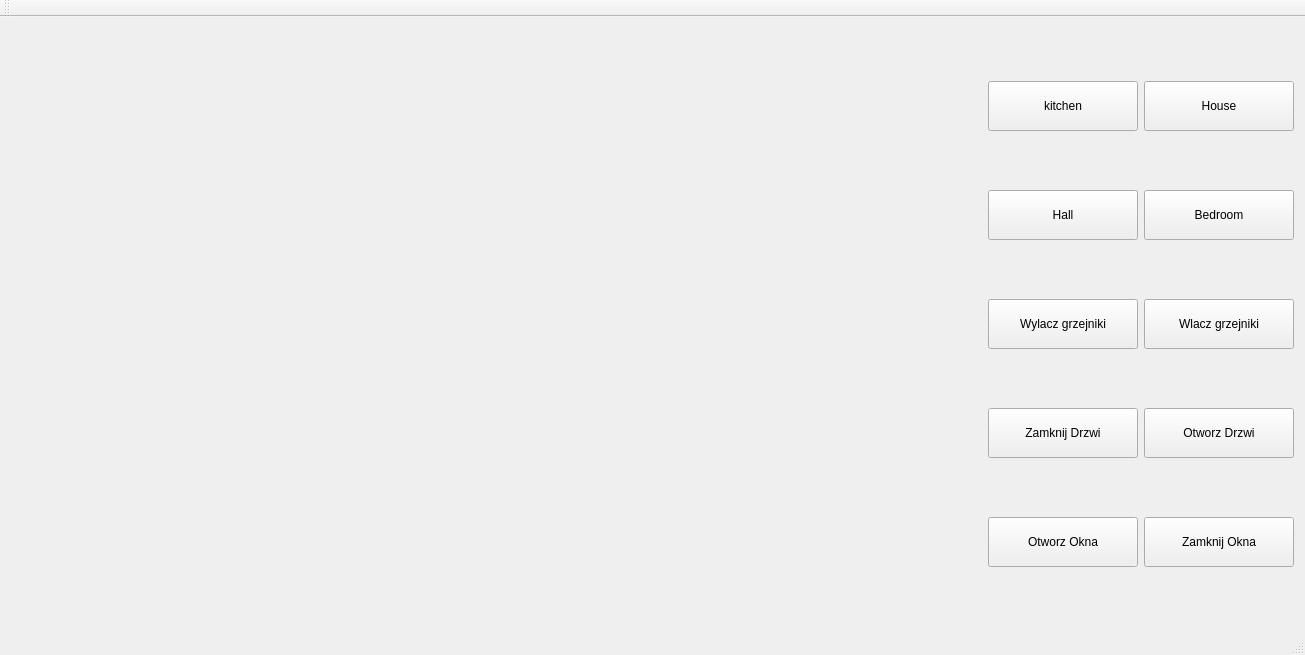
<?xml version="1.0" encoding="UTF-8"?>
<ui version="4.0">
 <class>MainWindow</class>
 <widget class="QMainWindow" name="MainWindow">
  <property name="geometry">
   <rect>
    <x>0</x>
    <y>0</y>
    <width>1305</width>
    <height>655</height>
   </rect>
  </property>
  <property name="windowTitle">
   <string>MainWindow</string>
  </property>
  <widget class="QWidget" name="centralWidget">
   <property name="autoFillBackground">
    <bool>true</bool>
   </property>
   <layout class="QHBoxLayout" name="horizontalLayout">
    <item>
     <widget class="QStackedWidget" name="stackedWidget">
      <property name="sizePolicy">
       <sizepolicy hsizetype="Minimum" vsizetype="Preferred">
        <horstretch>0</horstretch>
        <verstretch>0</verstretch>
       </sizepolicy>
      </property>
      <property name="minimumSize">
       <size>
        <width>150</width>
        <height>50</height>
       </size>
      </property>
      <property name="currentIndex">
       <number>3</number>
      </property>
      <widget class="KitchenUI" name="kitchenUI">
       <layout class="QVBoxLayout" name="verticalLayout"/>
      </widget>
      <widget class="HallUI" name="hallUI"/>
      <widget class="BedroomUI" name="bedroomUI"/>
      <widget class="QWidget" name="houseUI">
       <layout class="QGridLayout" name="gridLayout_2">
        <item row="0" column="0">
         <widget class="KitchenUI" name="hKitchenUI" native="true"/>
        </item>
        <item row="1" column="0">
         <widget class="HallUI" name="hHallUI" native="true"/>
        </item>
        <item row="1" column="1">
         <widget class="BedroomUI" name="hBedroomUI" native="true"/>
        </item>
       </layout>
      </widget>
     </widget>
    </item>
    <item>
     <layout class="QGridLayout" name="gridLayout">
      <item row="3" column="0">
       <widget class="QPushButton" name="bHeatTurnOff">
        <property name="sizePolicy">
         <sizepolicy hsizetype="Fixed" vsizetype="Fixed">
          <horstretch>0</horstretch>
          <verstretch>0</verstretch>
         </sizepolicy>
        </property>
        <property name="minimumSize">
         <size>
          <width>150</width>
          <height>50</height>
         </size>
        </property>
        <property name="layoutDirection">
         <enum>Qt::RightToLeft</enum>
        </property>
        <property name="text">
         <string>Wylacz grzejniki</string>
        </property>
       </widget>
      </item>
      <item row="7" column="0">
       <widget class="QPushButton" name="bKopenwindows">
        <property name="sizePolicy">
         <sizepolicy hsizetype="Fixed" vsizetype="Fixed">
          <horstretch>0</horstretch>
          <verstretch>0</verstretch>
         </sizepolicy>
        </property>
        <property name="minimumSize">
         <size>
          <width>150</width>
          <height>50</height>
         </size>
        </property>
        <property name="layoutDirection">
         <enum>Qt::RightToLeft</enum>
        </property>
        <property name="text">
         <string>Otworz Okna</string>
        </property>
       </widget>
      </item>
      <item row="1" column="0">
       <widget class="QPushButton" name="bHall">
        <property name="minimumSize">
         <size>
          <width>150</width>
          <height>50</height>
         </size>
        </property>
        <property name="text">
         <string>Hall</string>
        </property>
       </widget>
      </item>
      <item row="1" column="1">
       <widget class="QPushButton" name="bBedroom">
        <property name="minimumSize">
         <size>
          <width>150</width>
          <height>50</height>
         </size>
        </property>
        <property name="text">
         <string>Bedroom</string>
        </property>
       </widget>
      </item>
      <item row="5" column="0">
       <widget class="QPushButton" name="bCloseDoors">
        <property name="minimumSize">
         <size>
          <width>150</width>
          <height>50</height>
         </size>
        </property>
        <property name="text">
         <string>Zamknij Drzwi</string>
        </property>
       </widget>
      </item>
      <item row="0" column="0">
       <widget class="QPushButton" name="bKitchen">
        <property name="minimumSize">
         <size>
          <width>150</width>
          <height>50</height>
         </size>
        </property>
        <property name="text">
         <string>kitchen</string>
        </property>
       </widget>
      </item>
      <item row="7" column="1">
       <widget class="QPushButton" name="bKclosewindows">
        <property name="sizePolicy">
         <sizepolicy hsizetype="Fixed" vsizetype="Fixed">
          <horstretch>0</horstretch>
          <verstretch>0</verstretch>
         </sizepolicy>
        </property>
        <property name="minimumSize">
         <size>
          <width>150</width>
          <height>50</height>
         </size>
        </property>
        <property name="layoutDirection">
         <enum>Qt::RightToLeft</enum>
        </property>
        <property name="text">
         <string>Zamknij Okna</string>
        </property>
       </widget>
      </item>
      <item row="3" column="1">
       <widget class="QPushButton" name="bHeatTurnOn">
        <property name="sizePolicy">
         <sizepolicy hsizetype="Fixed" vsizetype="Fixed">
          <horstretch>0</horstretch>
          <verstretch>0</verstretch>
         </sizepolicy>
        </property>
        <property name="minimumSize">
         <size>
          <width>150</width>
          <height>50</height>
         </size>
        </property>
        <property name="layoutDirection">
         <enum>Qt::RightToLeft</enum>
        </property>
        <property name="text">
         <string>Wlacz grzejniki</string>
        </property>
       </widget>
      </item>
      <item row="5" column="1">
       <widget class="QPushButton" name="bOpenDoors">
        <property name="minimumSize">
         <size>
          <width>150</width>
          <height>50</height>
         </size>
        </property>
        <property name="text">
         <string>Otworz Drzwi</string>
        </property>
       </widget>
      </item>
      <item row="0" column="1">
       <widget class="QPushButton" name="bHouse">
        <property name="minimumSize">
         <size>
          <width>150</width>
          <height>50</height>
         </size>
        </property>
        <property name="text">
         <string>House</string>
        </property>
       </widget>
      </item>
     </layout>
    </item>
   </layout>
  </widget>
  <widget class="QMenuBar" name="menuBar">
   <property name="geometry">
    <rect>
     <x>0</x>
     <y>0</y>
     <width>1305</width>
     <height>26</height>
    </rect>
   </property>
  </widget>
  <widget class="QToolBar" name="mainToolBar">
   <attribute name="toolBarArea">
    <enum>TopToolBarArea</enum>
   </attribute>
   <attribute name="toolBarBreak">
    <bool>false</bool>
   </attribute>
  </widget>
  <widget class="QStatusBar" name="statusBar"/>
 </widget>
 <layoutdefault spacing="6" margin="11"/>
 <customwidgets>
  <customwidget>
   <class>KitchenUI</class>
   <extends>QWidget</extends>
   <header>kitchenui.h</header>
   <container>1</container>
  </customwidget>
  <customwidget>
   <class>HallUI</class>
   <extends>QWidget</extends>
   <header>hallui.h</header>
   <container>1</container>
  </customwidget>
  <customwidget>
   <class>BedroomUI</class>
   <extends>QWidget</extends>
   <header>bedroomui.h</header>
   <container>1</container>
  </customwidget>
 </customwidgets>
 <resources/>
 <connections/>
</ui>
